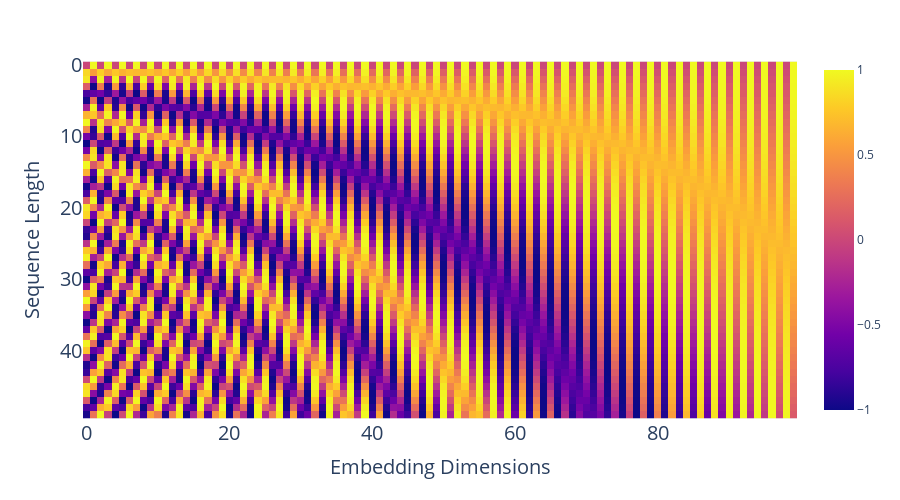

Write notebook code for a chart like this one.
### Code cell
# Visualizing a subset of the hidden dimensions across different positions
fig = px.imshow(P_vec[:,:100], width=900, height=500)
fig = format_plot(fig, xlabel="Embedding Dimensions", ylabel="Sequence Length", font_size=20)
# fig.update_coloraxes(showscale=False)
fig.write_image(f"imgs/chapter_13/pos_encoding_heatmap_part.png")
fig.show()

### Figure 1 — Plotly figure (JSON) as saved in the notebook; plotly's stock layout.template omitted (floating-point values rounded to 4 significant figures; data arrays with more than 128 entries replaced by an {"elided": "..."} marker saying what was removed)
{"data": [{"coloraxis": "coloraxis", "hovertemplate": "x: %{x}<br>y: %{y}<br>color: %{z}<extra></extra>", "name": "0", "type": "heatmap", "xaxis": "x", "yaxis": "y", "z": {"elided": "50x100 float values"}}], "layout": {"autosize": false, "coloraxis": {"colorscale": [[0, "#0d0887"], [0.1111, "#46039f"], [0.2222, "#7201a8"], [0.3333, "#9c179e"], [0.4444, "#bd3786"], [0.5556, "#d8576b"], [0.6667, "#ed7953"], [0.7778, "#fb9f3a"], [0.8889, "#fdca26"], [1, "#f0f921"]]}, "height": 500, "legend": {"font": {"size": 20}, "orientation": "h", "title": {}, "x": 1, "xanchor": "right", "y": 1, "yanchor": "bottom"}, "margin": {"t": 60}, "title": {"font": {"size": 20}, "text": "", "x": 0.5, "xanchor": "center", "yanchor": "top"}, "width": 900, "xaxis": {"anchor": "y", "autorange": true, "constrain": "domain", "domain": [0, 1], "range": [-0.5, 99.5], "scaleanchor": "y", "tickfont": {"size": 20}, "title": {"font": {"size": 20}, "text": "Embedding Dimensions"}}, "yaxis": {"anchor": "x", "autorange": true, "constrain": "domain", "domain": [0.004167, 0.9958], "range": [49.5, -0.5], "tickfont": {"size": 20}, "title": {"font": {"size": 20}, "text": "Sequence Length"}}}}
